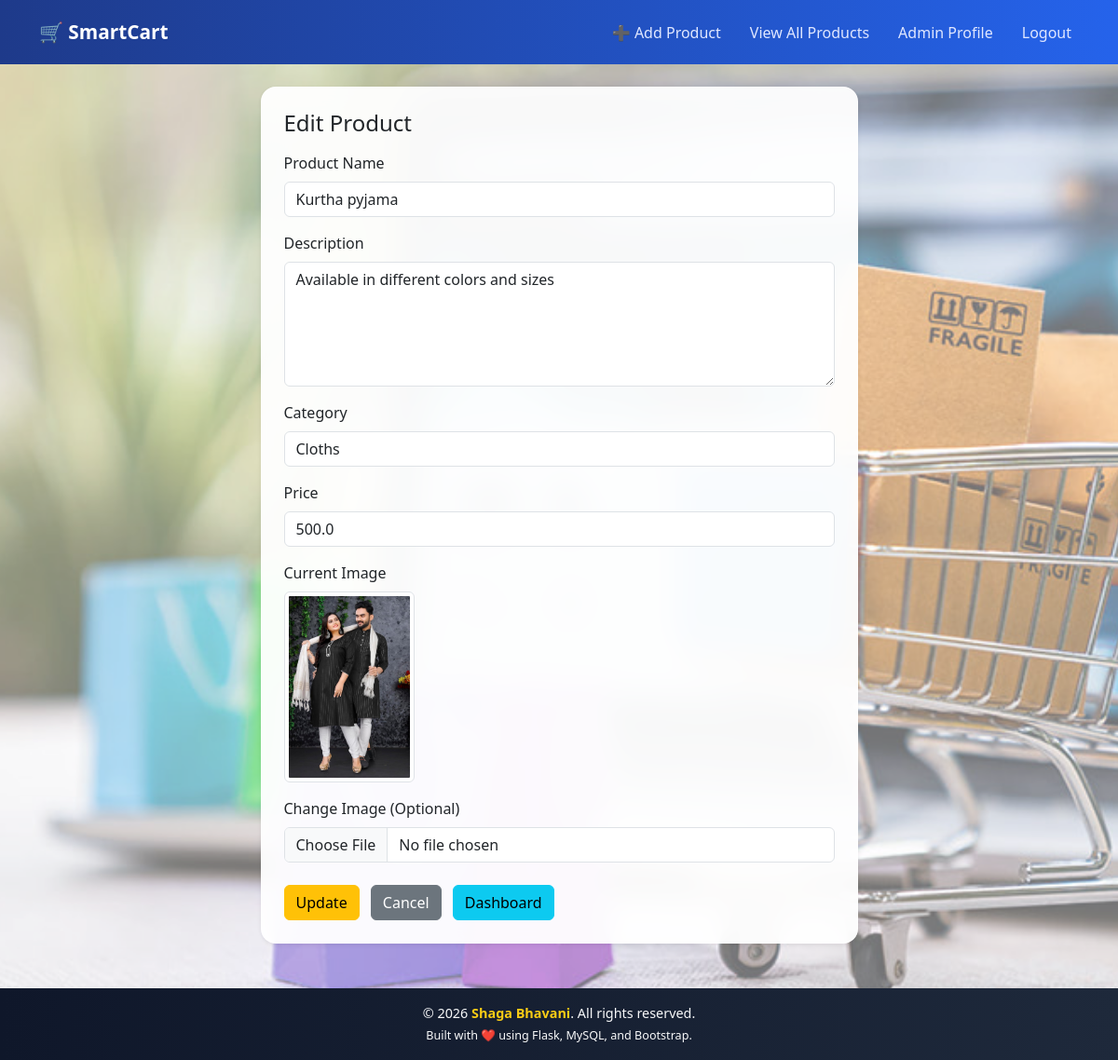
Page /admin/update-item/7 (signed in) on the committed database.
### tables this page shows
CREATE TABLE products (
    product_id INTEGER PRIMARY KEY AUTOINCREMENT,
    name TEXT,
    description TEXT,
    category TEXT,
    price REAL,
    image TEXT
, admin_id INTEGER);

### app.py (the view)
@app.route('/admin/update-item/<int:item_id>', methods=['GET'])
def update_item_page(item_id):
    if 'admin_id' not in session:
        flash("Please login!", "danger")
        return redirect('/admin-login')
    conn = get_db_connection()
    cursor = conn.cursor()
    cursor.execute("SELECT * FROM products WHERE product_id = ?", (item_id,))
    product = cursor.fetchone()
    cursor.close()
    conn.close()
    if not product:
        flash("Product not found!", "danger")
        return redirect('/admin/item-list')
    return render_template("admin/update_item.html", product=product)

### app.py (called while the page is built)
def get_db_connection():
    conn = sqlite3.connect("smartcart.db")
    conn.row_factory = sqlite3.Row
    return conn

### templates/admin/update_item.html (shortened to what this page needs)
{% extends 'base.html' %}
{% block content %}
<div class="row justify-content-center">
  <div class="col-md-8 col-lg-7">
    <div class="card shadow-sm">
      <div class="card-body p-4">
        <h4 class="mb-3">Edit Product</h4>
        <form method="POST"
              action="/admin/update-item/{{ product.product_id }}"
              enctype="multipart/form-data">
          <div class="mb-3">
            <label class="form-label">Product Name</label>
            <input
              name="name"
              class="form-control"
              value="{{ product.name }}"
              required>
          </div>
          <div class="mb-3">
            <label class="form-label">Description</label>
            <textarea
              name="description"
              rows="5"
              class="form-control"
              required>{{ product.description }}</textarea>
          </div>
          <div class="mb-3">
            <label class="form-label">Category</label>
            <input
              name="category"
              class="form-control"
              value="{{ product.category }}"
              required>
          </div>
          <div class="mb-3">
            <label class="form-label">Price</label>
            <input
              type="number"
              step="0.01"
              name="price"
              class="form-control"
              value="{{ product.price }}"
              required>
          </div>
          <div class="mb-3">
            <label class="form-label">Current Image</label><br>
            <img
              src="/static/uploads/product_images/{{ product.image }}"
              class="img-thumbnail"
              width="140">
          </div>
          <div class="mb-4">
            <label class="form-label">Change Image (Optional)</label>
            <input
              type="file"
              name="image"
              class="form-control"
              accept="image/*">
          </div>
          <button class="btn btn-warning" type="submit">
            Update
          </button>
          <a class="btn btn-secondary ms-2" href="/admin/item-list">
            Cancel
          </a>
          <a class="btn btn-info ms-2" href="{{ url_for('admin_dashboard') }}">
            Dashboard
          </a>
        </form>
      </div>
    </div>
  </div>
</div>
{% endblock %}

### static/style.css (style rules this page uses)
body { margin: 0; font-family: 'Segoe UI', Tahoma, sans-serif; background: linear-gradient( 135deg, rgba(99, 102, 241, 0.45), rgba(56, 189, 248, 0.45), rgba(34, 197, 94, 0.45) ); background-image: url("./bg.jpg"); background-size: cover; background-position: center; background-repeat: no-repeat; background-attachment: fixed; min-height: 100vh; }
.card { background: rgba(255, 255, 255, 0.9); backdrop-filter: blur(14px); -webkit-backdrop-filter: blur(14px); border-radius: 16px; border: 1px solid rgba(255, 255, 255, 0.5); box-shadow: 0 20px 40px rgba(0,0,0,0.18); }
body { background-image: url("./bg.jpg"); background-size: cover; background-position: center; background-repeat: no-repeat; background-attachment: fixed; }
.card { background: rgba(255, 255, 255, 0.95); }

### rows in the picture
products: name "Kurtha pyjama", description "Available in different colors and sizes", category "Cloths", price "500.0", image (picture)
